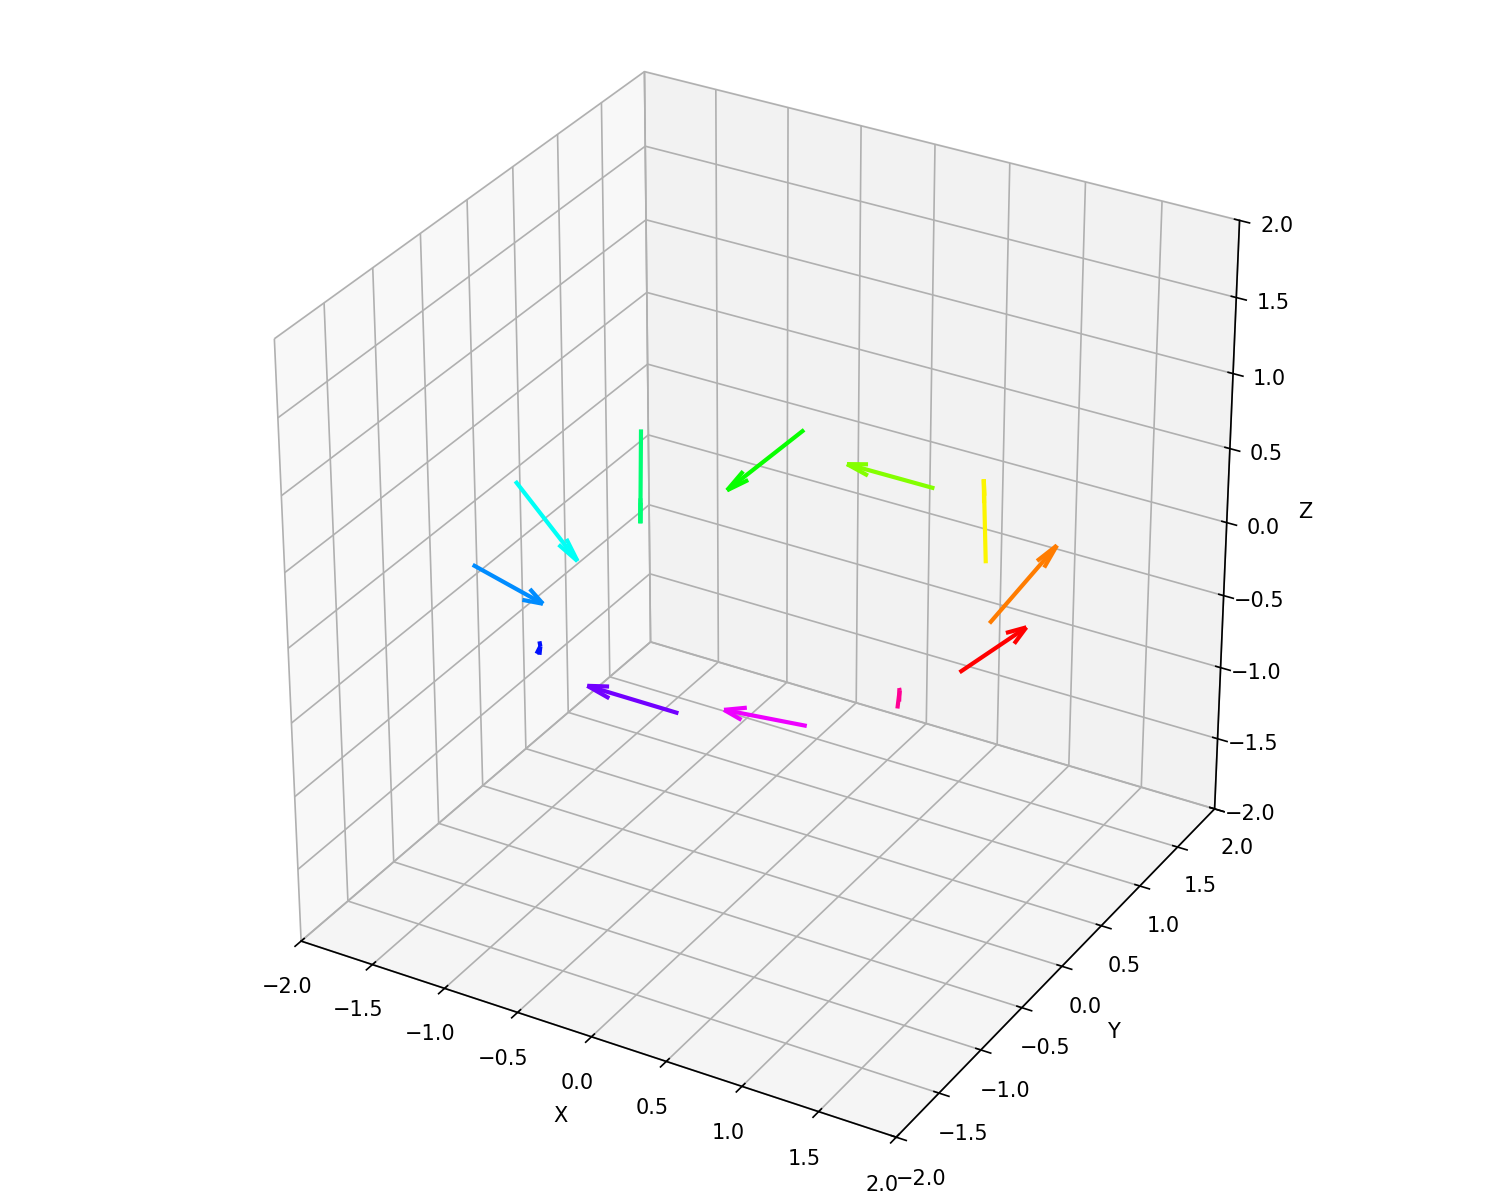

Write the Python code that produced this figure.
import numpy as np
import matplotlib.pyplot as plt
from mpl_toolkits.mplot3d import Axes3D

import os
import matplotlib
matplotlib.use('TkAgg')  # Ensure it uses Tkinter backend
script_name = os.path.splitext(os.path.basename(__file__))[0]

# ========== Parameters ==========
num_magnets = 12
radius = 1.2
dipole_ring_radius = 1.5
arrow_length = 0.3
offset = 0.1
winding_colors = np.linspace(0, 1, num_magnets, endpoint=False)
x_range = (-2, 2)
y_range = (-2, 2)
z_range = (-2, 2)
X, Y, Z = np.meshgrid(np.linspace(*x_range, 11), np.linspace(*y_range, 11), np.linspace(*z_range, 11))


def saving(plot):
    filename = f"{script_name}.png"
    plot.savefig(filename, dpi=150)  # Save image with high resolution

# ========== Magnetic Field Utilities ==========
def magnetic_field_dipole(r, m):
    mu0 = 1.0  # normalized
    norm_r = np.linalg.norm(r)
    if norm_r < 1e-8:
        return np.zeros(3)
    r_hat = r / norm_r
    return (mu0 / (4 * np.pi * norm_r**3)) * (3 * np.dot(m, r_hat) * r_hat - m)

def generate_dipole_ring(radius, num_magnets, z_offset=0.0, invert=False):
    positions = []
    orientations = []
    for i in range(num_magnets):
        phi = 2 * np.pi * i / num_magnets
        x, y, z = radius * np.cos(phi), radius * np.sin(phi), z_offset
        mx = np.cos(2 * phi)
        my = np.sin(2 * phi)
        mz = np.cos(phi)
        m = np.array([mx, my, (-1 if invert else 1) * mz])
        m /= np.linalg.norm(m)
        orientations.append(m)
        positions.append(np.array([x, y, z]))
    return positions, orientations


middle_pos, middle_ori = generate_dipole_ring(dipole_ring_radius, num_magnets, z_offset=0.0)


# ========== Plotting ==========
fig = plt.figure(figsize=(10, 8))
ax = fig.add_subplot(111, projection='3d')

for pos, ori, c in zip(middle_pos, middle_ori, winding_colors):
    start = pos - ori * 0.3
    ax.quiver(*start, *ori, length=0.6, color=plt.cm.hsv(c), linewidth=2, arrow_length_ratio=0.25)


ax.set_xlabel('X')
ax.set_ylabel('Y')
ax.set_zlabel('Z')
ax.set_xlim(*x_range)
ax.set_ylim(*y_range)
ax.set_zlim(*z_range)
ax.set_box_aspect([1, 1, 1])
plt.tight_layout()
saving(plt)
plt.show()
